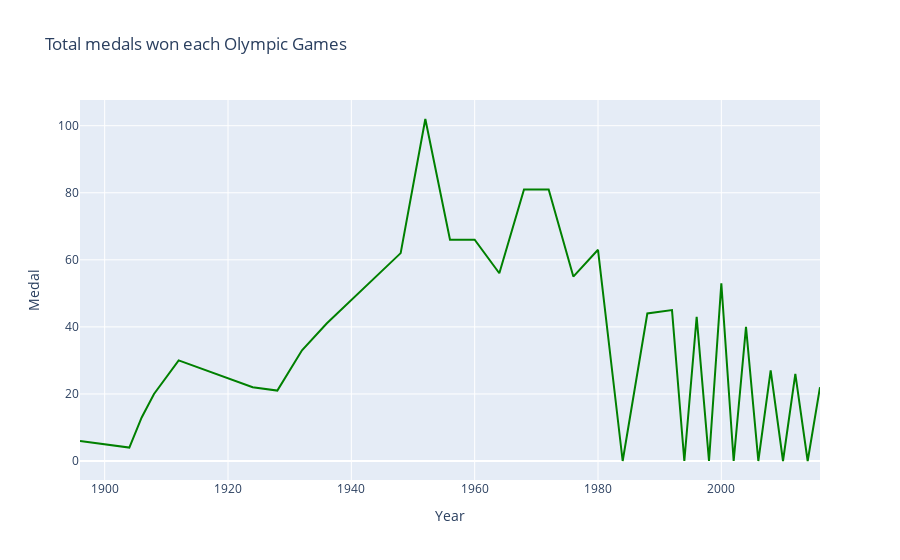

Notebook cell for this chart:
### Code cell
# c) antal medaljer per OS
medals_per_os = Hungary.groupby("Year")[["Medal"]].count().reset_index()


fig = px.line(medals_per_os, x= "Year", y="Medal", title= "Total medals won each Olympic Games")
fig.update_traces(line_color = "Green")
fig.show()

### Figure 1 — Plotly figure (JSON) as saved in the notebook; plotly's stock layout.template omitted (floating-point values rounded to 4 significant figures)
{"data": [{"hovertemplate": "Year=%{x}<br>Medal=%{y}<extra></extra>", "legendgroup": "", "line": {"color": "Green", "dash": "solid"}, "marker": {"symbol": "circle"}, "mode": "lines", "name": "", "orientation": "v", "showlegend": false, "type": "scatter", "x": [1896, 1900, 1904, 1906, 1908, 1912, 1924, 1928, 1932, 1936, 1948, 1952, 1956, 1960, 1964, 1968, 1972, 1976, 1980, 1984, 1988, 1992, 1994, 1996, 1998, 2000, 2002, 2004, 2006, 2008, 2010, 2012, 2014, 2016], "xaxis": "x", "y": [6, 5, 4, 13, 20, 30, 22, 21, 33, 41, 62, 102, 66, 66, 56, 81, 81, 55, 63, 0, 44, 45, 0, 43, 0, 53, 0, 40, 0, 27, 0, 26, 0, 22], "yaxis": "y"}], "layout": {"legend": {"tracegroupgap": 0}, "title": {"text": "Total medals won each Olympic Games"}, "xaxis": {"anchor": "y", "domain": [0, 1], "title": {"text": "Year"}}, "yaxis": {"anchor": "x", "domain": [0, 1], "title": {"text": "Medal"}}}}
